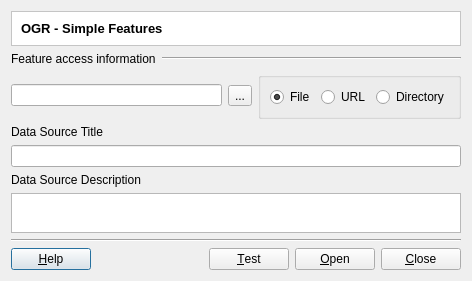
<?xml version="1.0" encoding="UTF-8"?>
<ui version="4.0">
 <class>OGRConnectorDialogForm</class>
 <widget class="QDialog" name="OGRConnectorDialogForm">
  <property name="geometry">
   <rect>
    <x>0</x>
    <y>0</y>
    <width>472</width>
    <height>272</height>
   </rect>
  </property>
  <property name="windowTitle">
   <string>GDAL Connector</string>
  </property>
  <layout class="QVBoxLayout" name="verticalLayout">
   <item>
    <widget class="QFrame" name="frame_2">
     <property name="styleSheet">
      <string notr="true">QWidget { background: white }</string>
     </property>
     <property name="frameShape">
      <enum>QFrame::StyledPanel</enum>
     </property>
     <property name="frameShadow">
      <enum>QFrame::Sunken</enum>
     </property>
     <layout class="QVBoxLayout" name="verticalLayout_5">
      <item>
       <widget class="QLabel" name="m_datasourceTypeTitleLabel">
        <property name="font">
         <font>
          <pointsize>10</pointsize>
          <weight>75</weight>
          <bold>true</bold>
         </font>
        </property>
        <property name="text">
         <string>OGR - Simple Features</string>
        </property>
       </widget>
      </item>
     </layout>
    </widget>
   </item>
   <item>
    <layout class="QHBoxLayout" name="horizontalLayout" stretch="0,1">
     <item>
      <widget class="QLabel" name="label">
       <property name="text">
        <string>Feature access information</string>
       </property>
      </widget>
     </item>
     <item>
      <widget class="Line" name="line">
       <property name="orientation">
        <enum>Qt::Horizontal</enum>
       </property>
      </widget>
     </item>
    </layout>
   </item>
   <item>
    <layout class="QHBoxLayout" name="horizontalLayout_6">
     <item>
      <layout class="QHBoxLayout" name="horizontalLayout_2" stretch="1,0">
       <item>
        <widget class="QLineEdit" name="m_featureRepoLineEdit"/>
       </item>
       <item>
        <widget class="QToolButton" name="m_searchFeatureToolButton">
         <property name="text">
          <string>...</string>
         </property>
        </widget>
       </item>
      </layout>
     </item>
     <item>
      <widget class="QGroupBox" name="groupBox">
       <property name="title">
        <string/>
       </property>
       <layout class="QHBoxLayout" name="horizontalLayout_5">
        <item>
         <widget class="QRadioButton" name="m_fileRadioButton">
          <property name="text">
           <string>File</string>
          </property>
          <property name="checked">
           <bool>true</bool>
          </property>
         </widget>
        </item>
        <item>
         <widget class="QRadioButton" name="m_urlRadioButton">
          <property name="text">
           <string>URL</string>
          </property>
         </widget>
        </item>
        <item>
         <widget class="QRadioButton" name="m_dirRadioButton">
          <property name="text">
           <string>Directory</string>
          </property>
         </widget>
        </item>
       </layout>
      </widget>
     </item>
    </layout>
   </item>
   <item>
    <widget class="QLabel" name="label_2">
     <property name="text">
      <string>Data Source Title</string>
     </property>
    </widget>
   </item>
   <item>
    <widget class="QLineEdit" name="m_datasourceTitleLineEdit"/>
   </item>
   <item>
    <widget class="QLabel" name="label_3">
     <property name="text">
      <string>Data Source Description</string>
     </property>
    </widget>
   </item>
   <item>
    <widget class="QTextEdit" name="m_datasourceDescriptionTextEdit">
     <property name="sizePolicy">
      <sizepolicy hsizetype="Expanding" vsizetype="Minimum">
       <horstretch>0</horstretch>
       <verstretch>0</verstretch>
      </sizepolicy>
     </property>
     <property name="minimumSize">
      <size>
       <width>0</width>
       <height>40</height>
      </size>
     </property>
     <property name="toolTip">
      <string>A more detailed description about the data source</string>
     </property>
    </widget>
   </item>
   <item>
    <widget class="Line" name="line_2">
     <property name="orientation">
      <enum>Qt::Horizontal</enum>
     </property>
    </widget>
   </item>
   <item>
    <layout class="QHBoxLayout" name="horizontalLayout_4" stretch="0,1,0">
     <item>
      <widget class="QPushButton" name="m_helpPushButton">
       <property name="text">
        <string>&amp;Help</string>
       </property>
      </widget>
     </item>
     <item>
      <spacer name="horizontalSpacer">
       <property name="orientation">
        <enum>Qt::Horizontal</enum>
       </property>
       <property name="sizeHint" stdset="0">
        <size>
         <width>40</width>
         <height>20</height>
        </size>
       </property>
      </spacer>
     </item>
     <item>
      <layout class="QHBoxLayout" name="horizontalLayout_3">
       <item>
        <widget class="QPushButton" name="m_testPushButton">
         <property name="text">
          <string>&amp;Test</string>
         </property>
        </widget>
       </item>
       <item>
        <widget class="QPushButton" name="m_openPushButton">
         <property name="text">
          <string>&amp;Open</string>
         </property>
        </widget>
       </item>
       <item>
        <widget class="QPushButton" name="m_closePushButton">
         <property name="text">
          <string>&amp;Close</string>
         </property>
        </widget>
       </item>
      </layout>
     </item>
    </layout>
   </item>
  </layout>
 </widget>
 <tabstops>
  <tabstop>m_featureRepoLineEdit</tabstop>
  <tabstop>m_searchFeatureToolButton</tabstop>
  <tabstop>m_fileRadioButton</tabstop>
  <tabstop>m_urlRadioButton</tabstop>
  <tabstop>m_dirRadioButton</tabstop>
  <tabstop>m_datasourceTitleLineEdit</tabstop>
  <tabstop>m_datasourceDescriptionTextEdit</tabstop>
  <tabstop>m_testPushButton</tabstop>
  <tabstop>m_openPushButton</tabstop>
  <tabstop>m_closePushButton</tabstop>
  <tabstop>m_helpPushButton</tabstop>
 </tabstops>
 <resources/>
 <connections>
  <connection>
   <sender>m_closePushButton</sender>
   <signal>pressed()</signal>
   <receiver>OGRConnectorDialogForm</receiver>
   <slot>reject()</slot>
   <hints>
    <hint type="sourcelabel">
     <x>419</x>
     <y>250</y>
    </hint>
    <hint type="destinationlabel">
     <x>161</x>
     <y>243</y>
    </hint>
   </hints>
  </connection>
 </connections>
</ui>
